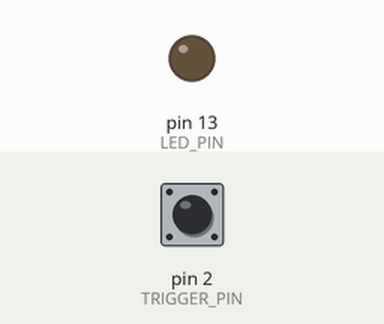
This sketch was run on a simulated Arduino Uno, built with avr-gcc and run on an emulated ATmega328P. On the bench: output pins drawn as LEDs (lit = HIGH). Inputs (shaded band) come from the test bench; at power-on: pin 2 (TRIGGER_PIN) HIGH.

Above: at 1.2 s.
1.3 s: pin 2 (TRIGGER_PIN) pulled LOW for 0.15 s
At 1.37 s:
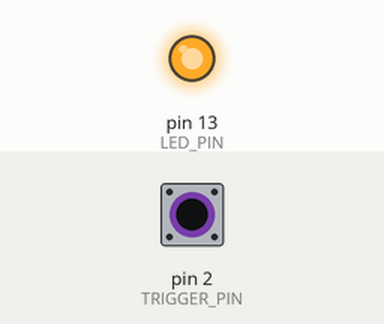
2.9 s: pin 2 (TRIGGER_PIN) pulled LOW for 3.2 s
At 7.0 s:
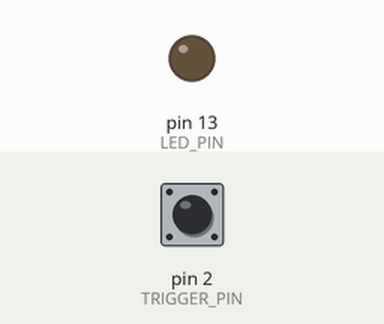
Timing chart, 0 to 8.5 s (numbered marks = the images above; inputs shaded):
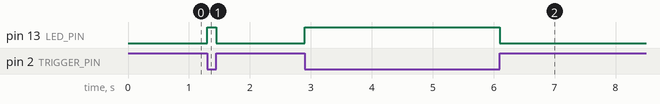

Measured:
- after the input at 1.3 s, pin 13 (LED_PIN): LOW → HIGH at once, → LOW 0.15 s later
- after the input at 2.9 s, pin 13 (LED_PIN): LOW → HIGH at once, → LOW 3.2 s later

The sketch:

ext_interrupt.ino
```cpp
// ext_interrupt: each change on PD2 (pin 2, INT0) toggles the LED on PB5 (pin 13).
// Target: ATmega328P at 16 MHz. INT0 is modelled by the emulator setup, so this program
// uses no unmodelled peripheral.

const int TRIGGER_PIN = 2; // PD2, INT0
const int LED_PIN = 13;    // PB5
volatile bool ledOn = false;

void onEdge() {
  ledOn = !ledOn;
  digitalWrite(LED_PIN, ledOn ? HIGH : LOW);
}

void setup() {
  pinMode(LED_PIN, OUTPUT);
  pinMode(TRIGGER_PIN, INPUT_PULLUP);
  attachInterrupt(digitalPinToInterrupt(TRIGGER_PIN), onEdge, CHANGE);
}

void loop() {
}
```
